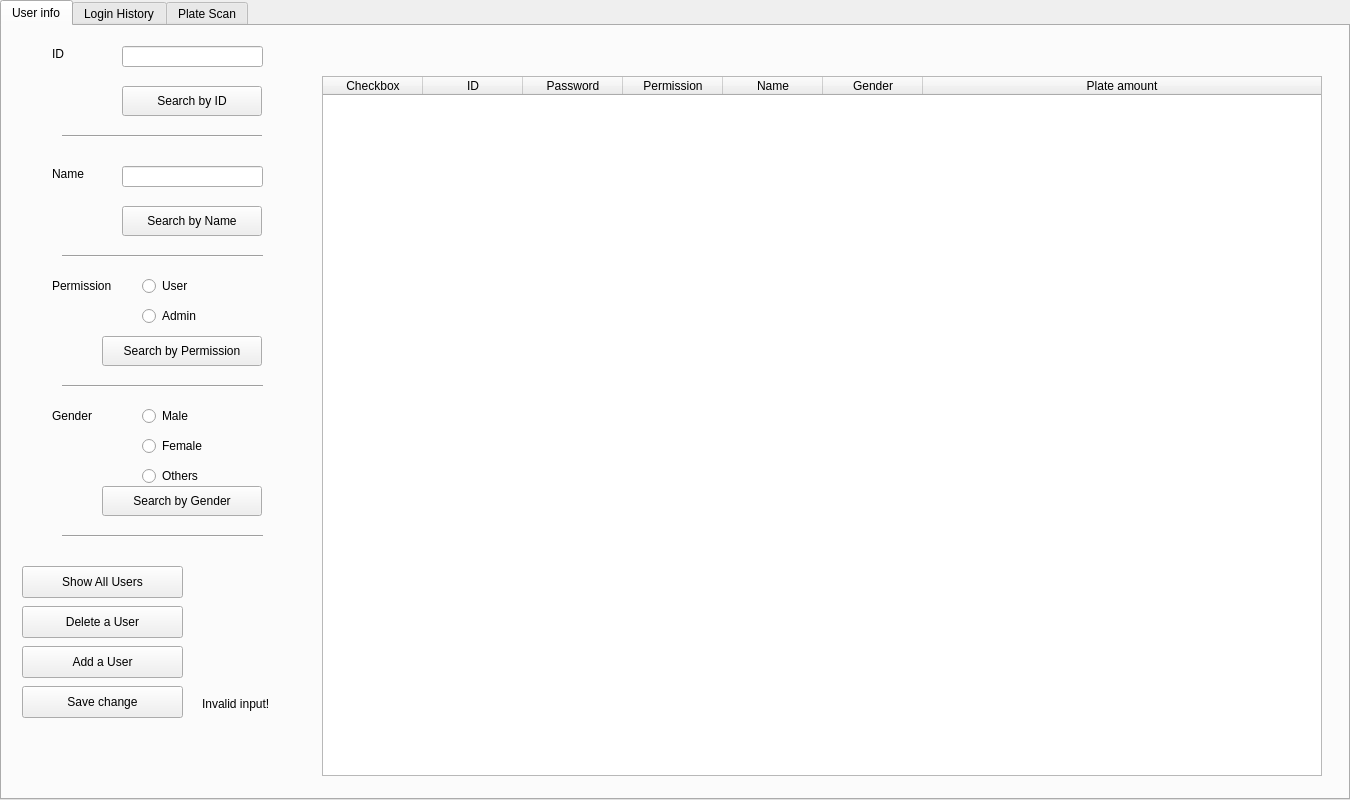
<?xml version="1.0" encoding="UTF-8"?>
<ui version="4.0">
 <class>Concentrate_Advance</class>
 <widget class="QTabWidget" name="Concentrate_Advance">
  <property name="geometry">
   <rect>
    <x>0</x>
    <y>0</y>
    <width>1350</width>
    <height>800</height>
   </rect>
  </property>
  <property name="windowTitle">
   <string>Concentrate_Advance</string>
  </property>
  <property name="currentIndex">
   <number>0</number>
  </property>
  <widget class="QWidget" name="Search_Edit_Tab">
   <attribute name="title">
    <string>User info</string>
   </attribute>
   <widget class="QPushButton" name="Delete_User_button">
    <property name="geometry">
     <rect>
      <x>20</x>
      <y>580</y>
      <width>161</width>
      <height>32</height>
     </rect>
    </property>
    <property name="minimumSize">
     <size>
      <width>161</width>
      <height>32</height>
     </size>
    </property>
    <property name="text">
     <string>Delete a User</string>
    </property>
   </widget>
   <widget class="QLabel" name="Gender_label">
    <property name="geometry">
     <rect>
      <x>50</x>
      <y>380</y>
      <width>81</width>
      <height>20</height>
     </rect>
    </property>
    <property name="minimumSize">
     <size>
      <width>81</width>
      <height>20</height>
     </size>
    </property>
    <property name="text">
     <string>Gender</string>
    </property>
   </widget>
   <widget class="QPushButton" name="Show_all_button">
    <property name="geometry">
     <rect>
      <x>20</x>
      <y>540</y>
      <width>161</width>
      <height>32</height>
     </rect>
    </property>
    <property name="minimumSize">
     <size>
      <width>161</width>
      <height>32</height>
     </size>
    </property>
    <property name="text">
     <string>Show All Users</string>
    </property>
   </widget>
   <widget class="QPushButton" name="Add_User_button">
    <property name="geometry">
     <rect>
      <x>20</x>
      <y>620</y>
      <width>161</width>
      <height>32</height>
     </rect>
    </property>
    <property name="minimumSize">
     <size>
      <width>161</width>
      <height>32</height>
     </size>
    </property>
    <property name="text">
     <string>Add a User</string>
    </property>
   </widget>
   <widget class="Line" name="line_3">
    <property name="geometry">
     <rect>
      <x>60</x>
      <y>350</y>
      <width>201</width>
      <height>20</height>
     </rect>
    </property>
    <property name="orientation">
     <enum>Qt::Horizontal</enum>
    </property>
   </widget>
   <widget class="QLabel" name="Name_label">
    <property name="geometry">
     <rect>
      <x>50</x>
      <y>140</y>
      <width>61</width>
      <height>16</height>
     </rect>
    </property>
    <property name="minimumSize">
     <size>
      <width>61</width>
      <height>16</height>
     </size>
    </property>
    <property name="text">
     <string>Name</string>
    </property>
   </widget>
   <widget class="QRadioButton" name="Female_button">
    <property name="geometry">
     <rect>
      <x>140</x>
      <y>410</y>
      <width>100</width>
      <height>20</height>
     </rect>
    </property>
    <property name="minimumSize">
     <size>
      <width>100</width>
      <height>20</height>
     </size>
    </property>
    <property name="text">
     <string>Female</string>
    </property>
    <attribute name="buttonGroup">
     <string notr="true">buttongroup_gender</string>
    </attribute>
   </widget>
   <widget class="Line" name="line_2">
    <property name="geometry">
     <rect>
      <x>60</x>
      <y>220</y>
      <width>201</width>
      <height>20</height>
     </rect>
    </property>
    <property name="orientation">
     <enum>Qt::Horizontal</enum>
    </property>
   </widget>
   <widget class="QPushButton" name="Permission_button">
    <property name="geometry">
     <rect>
      <x>100</x>
      <y>310</y>
      <width>160</width>
      <height>30</height>
     </rect>
    </property>
    <property name="minimumSize">
     <size>
      <width>140</width>
      <height>30</height>
     </size>
    </property>
    <property name="text">
     <string>Search by Permission</string>
    </property>
   </widget>
   <widget class="QLineEdit" name="ID_input">
    <property name="geometry">
     <rect>
      <x>120</x>
      <y>20</y>
      <width>141</width>
      <height>21</height>
     </rect>
    </property>
    <property name="minimumSize">
     <size>
      <width>141</width>
      <height>21</height>
     </size>
    </property>
    <property name="text">
     <string/>
    </property>
   </widget>
   <widget class="Line" name="line_4">
    <property name="geometry">
     <rect>
      <x>60</x>
      <y>500</y>
      <width>201</width>
      <height>20</height>
     </rect>
    </property>
    <property name="orientation">
     <enum>Qt::Horizontal</enum>
    </property>
   </widget>
   <widget class="QPushButton" name="Name_search_button">
    <property name="geometry">
     <rect>
      <x>120</x>
      <y>180</y>
      <width>140</width>
      <height>30</height>
     </rect>
    </property>
    <property name="minimumSize">
     <size>
      <width>140</width>
      <height>30</height>
     </size>
    </property>
    <property name="text">
     <string>Search by Name</string>
    </property>
   </widget>
   <widget class="QRadioButton" name="Others_button">
    <property name="geometry">
     <rect>
      <x>140</x>
      <y>440</y>
      <width>100</width>
      <height>20</height>
     </rect>
    </property>
    <property name="minimumSize">
     <size>
      <width>100</width>
      <height>20</height>
     </size>
    </property>
    <property name="text">
     <string>Others</string>
    </property>
    <attribute name="buttonGroup">
     <string notr="true">buttongroup_gender</string>
    </attribute>
   </widget>
   <widget class="QPushButton" name="ID_search_button">
    <property name="geometry">
     <rect>
      <x>120</x>
      <y>60</y>
      <width>140</width>
      <height>30</height>
     </rect>
    </property>
    <property name="minimumSize">
     <size>
      <width>0</width>
      <height>0</height>
     </size>
    </property>
    <property name="text">
     <string>Search by ID</string>
    </property>
   </widget>
   <widget class="Line" name="line">
    <property name="geometry">
     <rect>
      <x>60</x>
      <y>100</y>
      <width>200</width>
      <height>20</height>
     </rect>
    </property>
    <property name="orientation">
     <enum>Qt::Horizontal</enum>
    </property>
   </widget>
   <widget class="QRadioButton" name="Admin_button">
    <property name="geometry">
     <rect>
      <x>140</x>
      <y>280</y>
      <width>100</width>
      <height>20</height>
     </rect>
    </property>
    <property name="minimumSize">
     <size>
      <width>100</width>
      <height>20</height>
     </size>
    </property>
    <property name="text">
     <string>Admin</string>
    </property>
    <attribute name="buttonGroup">
     <string notr="true">buttongroup_permission</string>
    </attribute>
   </widget>
   <widget class="QLabel" name="Edit_error_message">
    <property name="geometry">
     <rect>
      <x>200</x>
      <y>670</y>
      <width>81</width>
      <height>16</height>
     </rect>
    </property>
    <property name="minimumSize">
     <size>
      <width>71</width>
      <height>16</height>
     </size>
    </property>
    <property name="text">
     <string>Invalid input!</string>
    </property>
   </widget>
   <widget class="QLabel" name="ID_label">
    <property name="geometry">
     <rect>
      <x>50</x>
      <y>20</y>
      <width>61</width>
      <height>16</height>
     </rect>
    </property>
    <property name="minimumSize">
     <size>
      <width>61</width>
      <height>16</height>
     </size>
    </property>
    <property name="text">
     <string>ID</string>
    </property>
   </widget>
   <widget class="QTableWidget" name="Display_table">
    <property name="geometry">
     <rect>
      <x>320</x>
      <y>50</y>
      <width>1000</width>
      <height>700</height>
     </rect>
    </property>
    <property name="minimumSize">
     <size>
      <width>800</width>
      <height>361</height>
     </size>
    </property>
    <property name="sizeAdjustPolicy">
     <enum>QAbstractScrollArea::AdjustToContents</enum>
    </property>
    <attribute name="horizontalHeaderVisible">
     <bool>true</bool>
    </attribute>
    <attribute name="horizontalHeaderCascadingSectionResizes">
     <bool>false</bool>
    </attribute>
    <attribute name="horizontalHeaderDefaultSectionSize">
     <number>100</number>
    </attribute>
    <attribute name="horizontalHeaderMinimumSectionSize">
     <number>20</number>
    </attribute>
    <attribute name="horizontalHeaderShowSortIndicator" stdset="0">
     <bool>false</bool>
    </attribute>
    <attribute name="horizontalHeaderStretchLastSection">
     <bool>true</bool>
    </attribute>
    <column>
     <property name="text">
      <string>Checkbox</string>
     </property>
    </column>
    <column>
     <property name="text">
      <string>ID</string>
     </property>
    </column>
    <column>
     <property name="text">
      <string>Password</string>
     </property>
    </column>
    <column>
     <property name="text">
      <string>Permission</string>
     </property>
    </column>
    <column>
     <property name="text">
      <string>Name</string>
     </property>
    </column>
    <column>
     <property name="text">
      <string>Gender</string>
     </property>
    </column>
    <column>
     <property name="text">
      <string>Plate amount</string>
     </property>
    </column>
   </widget>
   <widget class="QPushButton" name="Gender_button">
    <property name="geometry">
     <rect>
      <x>100</x>
      <y>460</y>
      <width>160</width>
      <height>30</height>
     </rect>
    </property>
    <property name="minimumSize">
     <size>
      <width>160</width>
      <height>30</height>
     </size>
    </property>
    <property name="text">
     <string>Search by Gender</string>
    </property>
   </widget>
   <widget class="QRadioButton" name="Male_button">
    <property name="geometry">
     <rect>
      <x>140</x>
      <y>380</y>
      <width>100</width>
      <height>20</height>
     </rect>
    </property>
    <property name="minimumSize">
     <size>
      <width>100</width>
      <height>20</height>
     </size>
    </property>
    <property name="text">
     <string>Male</string>
    </property>
    <attribute name="buttonGroup">
     <string notr="true">buttongroup_gender</string>
    </attribute>
   </widget>
   <widget class="QLabel" name="Permission_label">
    <property name="geometry">
     <rect>
      <x>50</x>
      <y>250</y>
      <width>81</width>
      <height>20</height>
     </rect>
    </property>
    <property name="minimumSize">
     <size>
      <width>81</width>
      <height>20</height>
     </size>
    </property>
    <property name="text">
     <string>Permission</string>
    </property>
   </widget>
   <widget class="QRadioButton" name="User_button">
    <property name="geometry">
     <rect>
      <x>140</x>
      <y>250</y>
      <width>100</width>
      <height>20</height>
     </rect>
    </property>
    <property name="minimumSize">
     <size>
      <width>100</width>
      <height>20</height>
     </size>
    </property>
    <property name="text">
     <string>User</string>
    </property>
    <attribute name="buttonGroup">
     <string notr="true">buttongroup_permission</string>
    </attribute>
   </widget>
   <widget class="QPushButton" name="Save_change_button">
    <property name="geometry">
     <rect>
      <x>20</x>
      <y>660</y>
      <width>161</width>
      <height>32</height>
     </rect>
    </property>
    <property name="minimumSize">
     <size>
      <width>161</width>
      <height>32</height>
     </size>
    </property>
    <property name="text">
     <string>Save change</string>
    </property>
   </widget>
   <widget class="QLineEdit" name="Name_input">
    <property name="geometry">
     <rect>
      <x>120</x>
      <y>140</y>
      <width>141</width>
      <height>21</height>
     </rect>
    </property>
    <property name="minimumSize">
     <size>
      <width>141</width>
      <height>21</height>
     </size>
    </property>
    <property name="text">
     <string/>
    </property>
   </widget>
  </widget>
  <widget class="QWidget" name="Login_History_Tab">
   <attribute name="title">
    <string>Login History</string>
   </attribute>
   <widget class="QRadioButton" name="Password_doesnt_match_ID_button">
    <property name="geometry">
     <rect>
      <x>50</x>
      <y>290</y>
      <width>211</width>
      <height>20</height>
     </rect>
    </property>
    <property name="minimumSize">
     <size>
      <width>100</width>
      <height>20</height>
     </size>
    </property>
    <property name="text">
     <string>Password doesn't match ID</string>
    </property>
    <attribute name="buttonGroup">
     <string notr="true">buttonGroup_fail_type</string>
    </attribute>
   </widget>
   <widget class="QRadioButton" name="Success_button">
    <property name="geometry">
     <rect>
      <x>50</x>
      <y>140</y>
      <width>100</width>
      <height>20</height>
     </rect>
    </property>
    <property name="minimumSize">
     <size>
      <width>100</width>
      <height>20</height>
     </size>
    </property>
    <property name="text">
     <string>Success</string>
    </property>
   </widget>
   <widget class="QLabel" name="ID_label_login_history">
    <property name="geometry">
     <rect>
      <x>50</x>
      <y>20</y>
      <width>61</width>
      <height>16</height>
     </rect>
    </property>
    <property name="minimumSize">
     <size>
      <width>61</width>
      <height>16</height>
     </size>
    </property>
    <property name="text">
     <string>ID</string>
    </property>
   </widget>
   <widget class="QRadioButton" name="ID_doesnt_exist_button">
    <property name="geometry">
     <rect>
      <x>50</x>
      <y>260</y>
      <width>121</width>
      <height>20</height>
     </rect>
    </property>
    <property name="minimumSize">
     <size>
      <width>100</width>
      <height>20</height>
     </size>
    </property>
    <property name="text">
     <string>ID doesn't exist</string>
    </property>
    <attribute name="buttonGroup">
     <string notr="true">buttonGroup_fail_type</string>
    </attribute>
   </widget>
   <widget class="QLineEdit" name="ID_input_login_history">
    <property name="geometry">
     <rect>
      <x>120</x>
      <y>20</y>
      <width>141</width>
      <height>21</height>
     </rect>
    </property>
    <property name="minimumSize">
     <size>
      <width>141</width>
      <height>21</height>
     </size>
    </property>
    <property name="text">
     <string/>
    </property>
   </widget>
   <widget class="QPushButton" name="ID_search_button_login_history">
    <property name="geometry">
     <rect>
      <x>120</x>
      <y>60</y>
      <width>140</width>
      <height>30</height>
     </rect>
    </property>
    <property name="minimumSize">
     <size>
      <width>0</width>
      <height>0</height>
     </size>
    </property>
    <property name="text">
     <string>Search by ID</string>
    </property>
   </widget>
   <widget class="QTableWidget" name="Display_Login_info">
    <property name="geometry">
     <rect>
      <x>320</x>
      <y>50</y>
      <width>1000</width>
      <height>700</height>
     </rect>
    </property>
    <attribute name="horizontalHeaderCascadingSectionResizes">
     <bool>false</bool>
    </attribute>
    <attribute name="horizontalHeaderDefaultSectionSize">
     <number>100</number>
    </attribute>
    <attribute name="horizontalHeaderStretchLastSection">
     <bool>true</bool>
    </attribute>
    <column>
     <property name="text">
      <string>Login_ID</string>
     </property>
    </column>
    <column>
     <property name="text">
      <string>Login_Time</string>
     </property>
    </column>
    <column>
     <property name="text">
      <string>Login_Status</string>
     </property>
    </column>
    <column>
     <property name="text">
      <string>Specific_Type</string>
     </property>
    </column>
   </widget>
   <widget class="QRadioButton" name="Fail_button">
    <property name="geometry">
     <rect>
      <x>150</x>
      <y>140</y>
      <width>100</width>
      <height>20</height>
     </rect>
    </property>
    <property name="minimumSize">
     <size>
      <width>100</width>
      <height>20</height>
     </size>
    </property>
    <property name="text">
     <string>Fail </string>
    </property>
   </widget>
   <widget class="QPushButton" name="Fail_type_button">
    <property name="geometry">
     <rect>
      <x>120</x>
      <y>350</y>
      <width>140</width>
      <height>30</height>
     </rect>
    </property>
    <property name="minimumSize">
     <size>
      <width>140</width>
      <height>30</height>
     </size>
    </property>
    <property name="text">
     <string>Show by Fail type</string>
    </property>
   </widget>
   <widget class="QPushButton" name="Status_show_button">
    <property name="geometry">
     <rect>
      <x>120</x>
      <y>180</y>
      <width>140</width>
      <height>30</height>
     </rect>
    </property>
    <property name="minimumSize">
     <size>
      <width>140</width>
      <height>30</height>
     </size>
    </property>
    <property name="text">
     <string>Show by Status</string>
    </property>
   </widget>
   <widget class="QPushButton" name="Show_all_button_login_history">
    <property name="geometry">
     <rect>
      <x>120</x>
      <y>530</y>
      <width>140</width>
      <height>30</height>
     </rect>
    </property>
    <property name="minimumSize">
     <size>
      <width>140</width>
      <height>30</height>
     </size>
    </property>
    <property name="text">
     <string>Show All</string>
    </property>
   </widget>
   <widget class="Line" name="line_5">
    <property name="geometry">
     <rect>
      <x>60</x>
      <y>100</y>
      <width>200</width>
      <height>20</height>
     </rect>
    </property>
    <property name="orientation">
     <enum>Qt::Horizontal</enum>
    </property>
   </widget>
   <widget class="Line" name="line_6">
    <property name="geometry">
     <rect>
      <x>60</x>
      <y>220</y>
      <width>200</width>
      <height>20</height>
     </rect>
    </property>
    <property name="orientation">
     <enum>Qt::Horizontal</enum>
    </property>
   </widget>
   <widget class="Line" name="line_7">
    <property name="geometry">
     <rect>
      <x>60</x>
      <y>380</y>
      <width>200</width>
      <height>20</height>
     </rect>
    </property>
    <property name="orientation">
     <enum>Qt::Horizontal</enum>
    </property>
   </widget>
   <widget class="QRadioButton" name="User_enter_advance_button">
    <property name="geometry">
     <rect>
      <x>50</x>
      <y>320</y>
      <width>241</width>
      <height>20</height>
     </rect>
    </property>
    <property name="minimumSize">
     <size>
      <width>100</width>
      <height>20</height>
     </size>
    </property>
    <property name="text">
     <string>Normal user entered Advance mode</string>
    </property>
    <attribute name="buttonGroup">
     <string notr="true">buttonGroup_fail_type</string>
    </attribute>
   </widget>
   <widget class="QPushButton" name="Success_type_button">
    <property name="geometry">
     <rect>
      <x>120</x>
      <y>470</y>
      <width>161</width>
      <height>32</height>
     </rect>
    </property>
    <property name="minimumSize">
     <size>
      <width>141</width>
      <height>32</height>
     </size>
    </property>
    <property name="text">
     <string>Show by Success type</string>
    </property>
   </widget>
   <widget class="QRadioButton" name="Normal_login_button">
    <property name="geometry">
     <rect>
      <x>50</x>
      <y>410</y>
      <width>121</width>
      <height>20</height>
     </rect>
    </property>
    <property name="minimumSize">
     <size>
      <width>100</width>
      <height>20</height>
     </size>
    </property>
    <property name="text">
     <string>Normal login</string>
    </property>
    <attribute name="buttonGroup">
     <string notr="true">buttongroup_success_type</string>
    </attribute>
   </widget>
   <widget class="QRadioButton" name="Advance_login_button">
    <property name="geometry">
     <rect>
      <x>50</x>
      <y>440</y>
      <width>121</width>
      <height>20</height>
     </rect>
    </property>
    <property name="minimumSize">
     <size>
      <width>100</width>
      <height>20</height>
     </size>
    </property>
    <property name="text">
     <string>Advance login</string>
    </property>
    <attribute name="buttonGroup">
     <string notr="true">buttongroup_success_type</string>
    </attribute>
   </widget>
   <widget class="Line" name="line_8">
    <property name="geometry">
     <rect>
      <x>60</x>
      <y>500</y>
      <width>200</width>
      <height>20</height>
     </rect>
    </property>
    <property name="orientation">
     <enum>Qt::Horizontal</enum>
    </property>
   </widget>
   <widget class="QRadioButton" name="Sort_by_ID">
    <property name="geometry">
     <rect>
      <x>370</x>
      <y>10</y>
      <width>100</width>
      <height>20</height>
     </rect>
    </property>
    <property name="text">
     <string>Sort by ID</string>
    </property>
    <attribute name="buttonGroup">
     <string notr="true">buttonGroup_sorting_Login_History</string>
    </attribute>
   </widget>
   <widget class="QRadioButton" name="Sort_by_login_time">
    <property name="geometry">
     <rect>
      <x>510</x>
      <y>10</y>
      <width>100</width>
      <height>20</height>
     </rect>
    </property>
    <property name="text">
     <string>Sort by ID</string>
    </property>
    <attribute name="buttonGroup">
     <string notr="true">buttonGroup_sorting_Login_History</string>
    </attribute>
   </widget>
   <widget class="QRadioButton" name="Sort_by_Login_Status">
    <property name="geometry">
     <rect>
      <x>650</x>
      <y>10</y>
      <width>171</width>
      <height>20</height>
     </rect>
    </property>
    <property name="text">
     <string>Sort by Login Status</string>
    </property>
    <attribute name="buttonGroup">
     <string notr="true">buttonGroup_sorting_Login_History</string>
    </attribute>
   </widget>
   <widget class="QRadioButton" name="Sort_by_Fail_Type">
    <property name="geometry">
     <rect>
      <x>830</x>
      <y>10</y>
      <width>171</width>
      <height>20</height>
     </rect>
    </property>
    <property name="text">
     <string>Sort by Specific Type</string>
    </property>
    <attribute name="buttonGroup">
     <string notr="true">buttonGroup_sorting_Login_History</string>
    </attribute>
   </widget>
  </widget>
  <widget class="QWidget" name="Plate_Scan_Tab">
   <attribute name="title">
    <string>Plate Scan</string>
   </attribute>
   <widget class="QTableWidget" name="Display_Plate_Info">
    <property name="geometry">
     <rect>
      <x>320</x>
      <y>50</y>
      <width>1000</width>
      <height>700</height>
     </rect>
    </property>
    <attribute name="horizontalHeaderCascadingSectionResizes">
     <bool>false</bool>
    </attribute>
    <attribute name="horizontalHeaderDefaultSectionSize">
     <number>10</number>
    </attribute>
    <attribute name="horizontalHeaderStretchLastSection">
     <bool>true</bool>
    </attribute>
    <column>
     <property name="text">
      <string>Checkbox</string>
     </property>
    </column>
    <column>
     <property name="text">
      <string>Plate_ID</string>
     </property>
    </column>
    <column>
     <property name="text">
      <string>Last_Assigned_User_ID</string>
     </property>
    </column>
    <column>
     <property name="text">
      <string>Avaliable_for_assign</string>
     </property>
    </column>
    <column>
     <property name="text">
      <string>Last_Assign_Time</string>
     </property>
    </column>
    <column>
     <property name="text">
      <string>Last_Deassign_Time</string>
     </property>
    </column>
   </widget>
   <widget class="QPushButton" name="Show_all_button_Plate_Info">
    <property name="geometry">
     <rect>
      <x>20</x>
      <y>370</y>
      <width>180</width>
      <height>30</height>
     </rect>
    </property>
    <property name="minimumSize">
     <size>
      <width>150</width>
      <height>30</height>
     </size>
    </property>
    <property name="text">
     <string>Show All</string>
    </property>
   </widget>
   <widget class="QLabel" name="Plate_ID_label_Plate_Info">
    <property name="geometry">
     <rect>
      <x>50</x>
      <y>140</y>
      <width>61</width>
      <height>16</height>
     </rect>
    </property>
    <property name="minimumSize">
     <size>
      <width>61</width>
      <height>16</height>
     </size>
    </property>
    <property name="text">
     <string>Plate ID</string>
    </property>
   </widget>
   <widget class="QPushButton" name="ID_search_button_Plate_Info">
    <property name="geometry">
     <rect>
      <x>120</x>
      <y>60</y>
      <width>140</width>
      <height>30</height>
     </rect>
    </property>
    <property name="minimumSize">
     <size>
      <width>0</width>
      <height>0</height>
     </size>
    </property>
    <property name="text">
     <string>Search by ID</string>
    </property>
   </widget>
   <widget class="QPushButton" name="Plate_ID_search_button_Plate_Info">
    <property name="geometry">
     <rect>
      <x>120</x>
      <y>180</y>
      <width>140</width>
      <height>30</height>
     </rect>
    </property>
    <property name="minimumSize">
     <size>
      <width>140</width>
      <height>30</height>
     </size>
    </property>
    <property name="text">
     <string>Search by Plate ID</string>
    </property>
   </widget>
   <widget class="QLabel" name="ID_label_Plate_Info">
    <property name="geometry">
     <rect>
      <x>50</x>
      <y>20</y>
      <width>61</width>
      <height>16</height>
     </rect>
    </property>
    <property name="minimumSize">
     <size>
      <width>61</width>
      <height>16</height>
     </size>
    </property>
    <property name="text">
     <string>ID</string>
    </property>
   </widget>
   <widget class="Line" name="line_9">
    <property name="geometry">
     <rect>
      <x>60</x>
      <y>220</y>
      <width>201</width>
      <height>20</height>
     </rect>
    </property>
    <property name="orientation">
     <enum>Qt::Horizontal</enum>
    </property>
   </widget>
   <widget class="QLineEdit" name="ID_input_Plate_Info">
    <property name="geometry">
     <rect>
      <x>120</x>
      <y>20</y>
      <width>141</width>
      <height>21</height>
     </rect>
    </property>
    <property name="minimumSize">
     <size>
      <width>141</width>
      <height>21</height>
     </size>
    </property>
    <property name="text">
     <string/>
    </property>
   </widget>
   <widget class="Line" name="line_10">
    <property name="geometry">
     <rect>
      <x>60</x>
      <y>100</y>
      <width>200</width>
      <height>20</height>
     </rect>
    </property>
    <property name="orientation">
     <enum>Qt::Horizontal</enum>
    </property>
   </widget>
   <widget class="QLineEdit" name="Plate_ID_input_Plate_Info">
    <property name="geometry">
     <rect>
      <x>120</x>
      <y>140</y>
      <width>141</width>
      <height>21</height>
     </rect>
    </property>
    <property name="minimumSize">
     <size>
      <width>141</width>
      <height>21</height>
     </size>
    </property>
    <property name="text">
     <string/>
    </property>
   </widget>
   <widget class="QPushButton" name="Availability_button">
    <property name="geometry">
     <rect>
      <x>110</x>
      <y>310</y>
      <width>151</width>
      <height>30</height>
     </rect>
    </property>
    <property name="minimumSize">
     <size>
      <width>140</width>
      <height>30</height>
     </size>
    </property>
    <property name="text">
     <string>Show by Availability</string>
    </property>
   </widget>
   <widget class="QRadioButton" name="Available_FALSE">
    <property name="geometry">
     <rect>
      <x>110</x>
      <y>250</y>
      <width>100</width>
      <height>20</height>
     </rect>
    </property>
    <property name="minimumSize">
     <size>
      <width>100</width>
      <height>20</height>
     </size>
    </property>
    <property name="text">
     <string>FALSE</string>
    </property>
   </widget>
   <widget class="QRadioButton" name="Available_TRUE">
    <property name="geometry">
     <rect>
      <x>110</x>
      <y>280</y>
      <width>100</width>
      <height>20</height>
     </rect>
    </property>
    <property name="minimumSize">
     <size>
      <width>100</width>
      <height>20</height>
     </size>
    </property>
    <property name="text">
     <string>TRUE</string>
    </property>
   </widget>
   <widget class="Line" name="line_11">
    <property name="geometry">
     <rect>
      <x>60</x>
      <y>340</y>
      <width>180</width>
      <height>30</height>
     </rect>
    </property>
    <property name="minimumSize">
     <size>
      <width>150</width>
      <height>30</height>
     </size>
    </property>
    <property name="orientation">
     <enum>Qt::Horizontal</enum>
    </property>
   </widget>
   <widget class="QPushButton" name="Assign_plate_to_user">
    <property name="geometry">
     <rect>
      <x>20</x>
      <y>450</y>
      <width>180</width>
      <height>30</height>
     </rect>
    </property>
    <property name="minimumSize">
     <size>
      <width>150</width>
      <height>30</height>
     </size>
    </property>
    <property name="text">
     <string>Assign plate to user</string>
    </property>
   </widget>
   <widget class="QPushButton" name="Deassign_plate_from_user">
    <property name="geometry">
     <rect>
      <x>20</x>
      <y>410</y>
      <width>180</width>
      <height>30</height>
     </rect>
    </property>
    <property name="minimumSize">
     <size>
      <width>150</width>
      <height>30</height>
     </size>
    </property>
    <property name="text">
     <string>Deassign plate</string>
    </property>
   </widget>
   <widget class="QPushButton" name="Add_new_plate">
    <property name="geometry">
     <rect>
      <x>20</x>
      <y>490</y>
      <width>180</width>
      <height>30</height>
     </rect>
    </property>
    <property name="minimumSize">
     <size>
      <width>150</width>
      <height>30</height>
     </size>
    </property>
    <property name="text">
     <string>Add new plate</string>
    </property>
   </widget>
   <widget class="QPushButton" name="Remove_plate">
    <property name="geometry">
     <rect>
      <x>20</x>
      <y>530</y>
      <width>180</width>
      <height>30</height>
     </rect>
    </property>
    <property name="minimumSize">
     <size>
      <width>150</width>
      <height>30</height>
     </size>
    </property>
    <property name="text">
     <string>Remove plate</string>
    </property>
   </widget>
   <widget class="QLabel" name="Assign_fail_label">
    <property name="geometry">
     <rect>
      <x>220</x>
      <y>450</y>
      <width>91</width>
      <height>31</height>
     </rect>
    </property>
    <property name="minimumSize">
     <size>
      <width>61</width>
      <height>16</height>
     </size>
    </property>
    <property name="text">
     <string>Failed!</string>
    </property>
   </widget>
   <widget class="QLabel" name="Assign_success_label">
    <property name="geometry">
     <rect>
      <x>220</x>
      <y>450</y>
      <width>91</width>
      <height>31</height>
     </rect>
    </property>
    <property name="minimumSize">
     <size>
      <width>61</width>
      <height>16</height>
     </size>
    </property>
    <property name="text">
     <string>Success</string>
    </property>
   </widget>
  </widget>
 </widget>
 <resources/>
 <connections/>
 <buttongroups>
  <buttongroup name="buttongroup_permission"/>
  <buttongroup name="buttongroup_gender"/>
  <buttongroup name="buttongroup_success_type"/>
  <buttongroup name="buttonGroup_fail_type"/>
  <buttongroup name="buttonGroup_sorting_Login_History"/>
 </buttongroups>
</ui>
